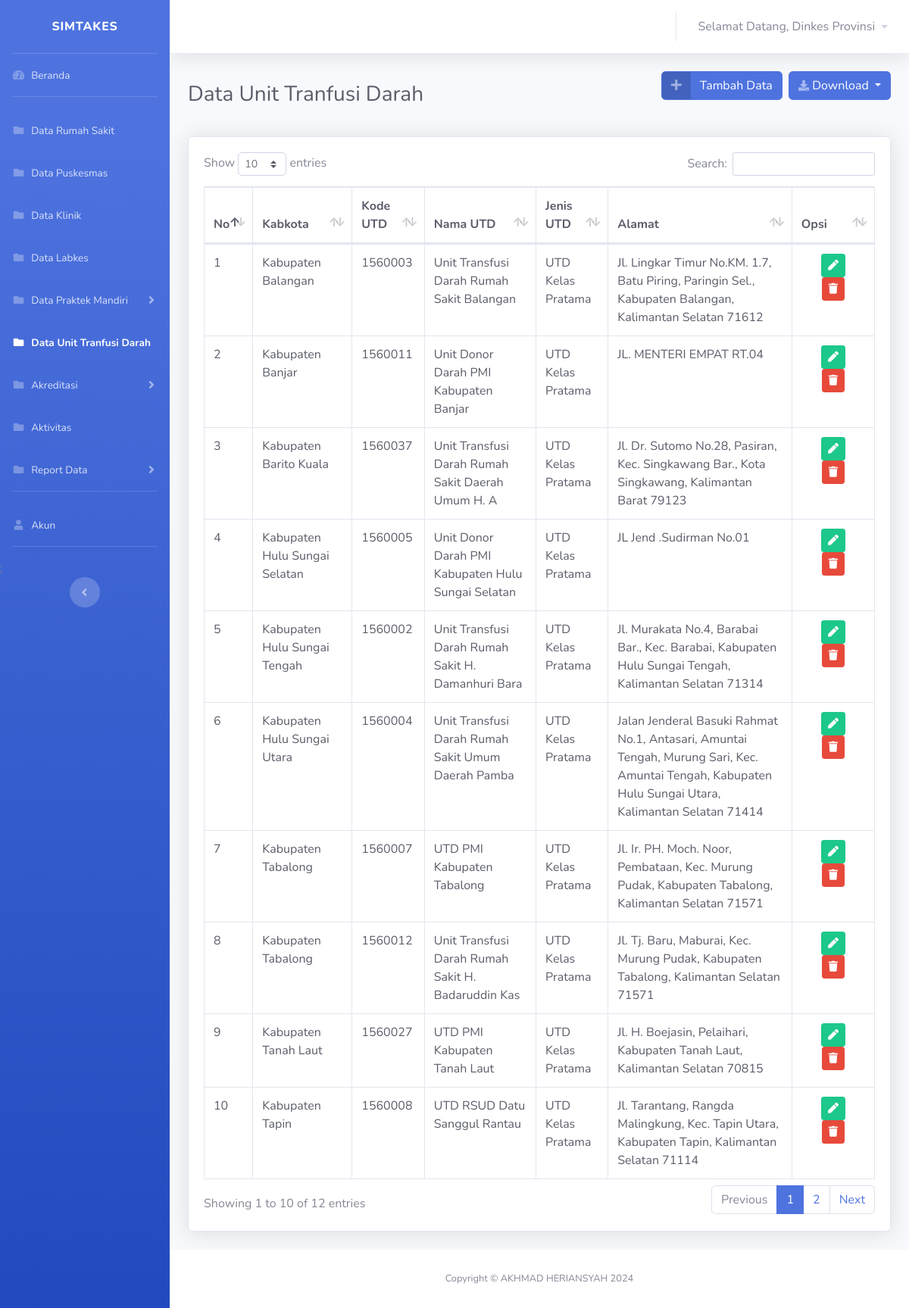
Screenshot of /views/dinkes/transfusidarah/transfusidarah.php (signed in) with the database file from the repository.
### tables this page shows
CREATE TABLE `user` (
  `id_user` int(11) NOT NULL,
  `username` varchar(30) NOT NULL,
  `nama` varchar(100) NOT NULL,
  `password` varchar(30) NOT NULL,
  `id_role` int(11) NOT NULL
);

CREATE TABLE `data_utd` (
  `idx` int(11) NOT NULL,
  `kabkota` varchar(50) NOT NULL,
  `kodeutd` varchar(50) NOT NULL,
  `namautd` varchar(50) NOT NULL,
  `jenisutd` varchar(50) NOT NULL,
  `alamat` varchar(255) NOT NULL
);

### koneksi.php (called while the page is built, shortened)
<?php
$koneksi = mysqli_connect("localhost", "root", "", "simtakes") or die(mysqli_error($koneksi));
$username = $_SESSION['username'];
$id_role = $_SESSION['id_role'];
function query($query)
{
    global $koneksi;
    $result = mysqli_query($koneksi, $query);
    $rows = [];
    while ($row = mysqli_fetch_assoc($result)) {
        $rows[] = $row;
    }
    return $rows;
}
?>

### views/dinkes/transfusidarah/transfusidarah.php (the view, shortened to what this page needs)
<?php
require '../../../koneksi.php';
$transfusi = query("SELECT * FROM data_utd ORDER BY kabkota");
if ($id_role == '15') {
    $transfusi = query("SELECT * FROM data_utd WHERE kabkota = 'Kota Banjarmasin' ORDER BY namautd");
} elseif ($id_role == '3') {
    $transfusi = query("SELECT * FROM data_utd WHERE kabkota = 'Kabupaten Balangan' ORDER BY namautd");
} elseif ($id_role == '4') {
    $transfusi = query("SELECT * FROM data_utd WHERE kabkota = 'Kabupaten Banjar' ORDER BY namautd");
} elseif ($id_role == '5') {
    $transfusi = query("SELECT * FROM data_utd WHERE kabkota = 'Kabupaten Barito Kuala' ORDER BY namautd");
} elseif ($id_role == '6') {
    $transfusi = query("SELECT * FROM data_utd WHERE kabkota = 'Kabupaten Hulu Sungai Selatan' ORDER BY namautd");
} elseif ($id_role == '7') {
    $transfusi = query("SELECT * FROM data_utd WHERE kabkota = 'Kabupaten Hulu Sungai Tengah' ORDER BY namautd");
} elseif ($id_role == '8') {
    $transfusi = query("SELECT * FROM data_utd WHERE kabkota = 'Kabupaten Hulu Sungai Utara' ORDER BY namautd");
} elseif ($id_role == '9') {
    $transfusi = query("SELECT * FROM data_utd WHERE kabkota = 'Kabupaten Kotabaru' ORDER BY namautd");
} elseif ($id_role == '10') {
    $transfusi = query("SELECT * FROM data_utd WHERE kabkota = 'Kabupaten Tabalong' ORDER BY namautd");
} elseif ($id_role == '11') {
    $transfusi = query("SELECT * FROM data_utd WHERE kabkota = 'Kabupaten Tanah Bumbu' ORDER BY namautd");
} elseif ($id_role == '12') {
    $transfusi = query("SELECT * FROM data_utd WHERE kabkota = 'Kabupaten Tanah Laut' ORDER BY namautd");
} elseif ($id_role == '13') {
    $transfusi = query("SELECT * FROM data_utd WHERE kabkota = 'Kabupaten Tapin' ORDER BY namautd");
} elseif ($id_role == '14') {
    $transfusi = query("SELECT * FROM data_utd WHERE kabkota = 'Kota Banjarbaru' ORDER BY namautd");
} elseif ($id_role == '2') {
    $transfusi = query("SELECT * FROM data_utd ORDER BY kabkota");
} else {
    echo "<script>alert('Anda harus login ulang!');
		document.location = '../../../index.php';
		</script>";
    exit();
}
?>
<!DOCTYPE html>
<html lang="en">
<head>
    <link href="../../../vendor/fontawesome-free/css/all.min.css" rel="stylesheet" type="text/css">
    <link href="../../../css/sb-admin-2.min.css" rel="stylesheet">
    <link href="../../../vendor/datatables/dataTables.bootstrap4.min.css" rel="stylesheet">
</head>
<body id="page-top">
    <div id="wrapper">
        <?php
        require '../template/sidebar.php';
        ?>
        <div id="content-wrapper" class="d-flex flex-column">
            <div id="content">
                <nav class="navbar navbar-expand navbar-light bg-white topbar mb-4 static-top shadow">
<?php
                    require '../template/navbar.php';
                    ?>
                </nav>
                <div class="container-fluid">
                    <div class="d-sm-flex align-items-center justify-content-between mb-4">
                        <h1 class="h3 mb-0 text-gray-800">Data Unit Tranfusi Darah</h1>
                        <div class="d-sm-flex align-items-center justify-content-between mb-4">
                            <a href="transfusidarah-tambah.php" class="btn btn-primary btn-icon-split">
                                            <span class="icon text-white-50">
                                                <i class="fas fa-plus"></i>
                                            </span>
                                            <span class="text">Tambah Data</span>
                            </a>&nbsp;&nbsp;
                            <div class="btn-group">
                                <button type="button" class="btn btn-primary dropdown-toggle " data-toggle="dropdown" aria-haspopup="true" aria-expanded="false"><i
                                    class="fas fa-download fa-sm text-white-50"></i>
                                    Download
                                </button>
                            </div>
                        </div>
                    </div>
                        <div class="card shadow mb-4">
                            <div class="card-body">
                                <div class="table-responsive">
                                    <table class="table table-bordered text-dark" id="dataTable" width="100%" cellspacing="0">
                                        <thead>
                                            <tr>
                                            <th>No</th>
                                            <th>Kabkota</th>
                                            <th>Kode UTD</th>
                                            <th>Nama UTD</th>
                                            <th>Jenis UTD</th>
                                            <th>Alamat</th>
                                            <th>Opsi</th>
                                            </tr>
                                        </thead>
                                        <tbody>
                                            <?php $no = 1; ?>
                                            <?php foreach ($transfusi as $tr) : ?>
                                            <tr>
                                                <td><?= $no++ ?></td>
                                                <td><?= $tr['kabkota'] ?></td>
                                                <td><?= $tr['kodeutd'] ?></td>
                                                <td><?= $tr['namautd'] ?></td>
                                                <td><?= $tr['jenisutd'] ?></td>
                                                <td><?= $tr['alamat'] ?></td>
                                                <td>
                                                <div class="container text-center">
                                                    <a href="transfusidarah-edit.php?idx=<?= $tr['idx']; ?>"class="btn btn-success btn-sm"><i class="fa fa-pen"></i></a>
                                                    <a  href="hapustransfusidarah.php?idx=<?= $tr['idx']; ?>" class="btn btn-danger btn-sm" onclick="return confirm('Apakah anda yakin ingin menghapus data Unit Transfi Darah <?= $tr['namautd']; ?> ?');"><i class="fa fa-trash"></i></a></td>
                                                </div>
                                            </tr>
                                            <?php endforeach ?>
<?php
            require '../template/footer.php';
            ?>
</body>
</html>

### views/dinkes/template/navbar.php (shortened to what this page needs)
<ul class="navbar-nav ml-auto">
                        <li class="nav-item dropdown no-arrow">
                            <a class="nav-link dropdown-toggle" href="#" id="userDropdown" role="button"
                                data-toggle="dropdown" aria-haspopup="true" aria-expanded="false">
                                <span class="mr-2 d-none d-lg-inline text-gray-600">Selamat Datang,
                                <?php $index = mysqli_query($koneksi,"SELECT nama from user where username='$username' AND id_role = '$id_role'");
                                $row = mysqli_fetch_array($index);
                                if ($row && $row["nama"] == !'') {
                                echo $row['nama'];
                                }else
                                {
                                echo "no class";
                                }
                                ?>
                                </span>
                                    <i class="fas fa-caret-down fa-sm"></i>
                            </a>
                        </li>
                    </ul>

### rows the page displays
user: nama "Dinkes Provinsi"
data_utd: kabkota "Kabupaten Balangan", kodeutd "1560003", namautd "Unit Transfusi Darah Rumah Sakit Balangan", jenisutd "UTD Kelas Pratama", alamat "Jl. Lingkar Timur No.KM. 1.7, Batu Piring, Paringin Sel., Kabupaten Balangan, Kalimantan Selatan 71612"
data_utd: kabkota "Kabupaten Banjar", kodeutd "1560011", namautd "Unit Donor Darah PMI Kabupaten Banjar", jenisutd "UTD Kelas Pratama", alamat "JL. MENTERI EMPAT RT.04"
data_utd: kabkota "Kabupaten Barito Kuala", kodeutd "1560037", namautd "Unit Transfusi Darah Rumah Sakit Daerah Umum H. A", jenisutd "UTD Kelas Pratama", alamat "Jl. Dr. Sutomo No.28, Pasiran, Kec. Singkawang Bar., Kota Singkawang, Kalimantan Barat 79123"
data_utd: kabkota "Kabupaten Hulu Sungai Selatan", kodeutd "1560005", namautd "Unit Donor Darah PMI Kabupaten Hulu Sungai Selatan", jenisutd "UTD Kelas Pratama", alamat "JL Jend .Sudirman No.01"
data_utd: kabkota "Kabupaten Hulu Sungai Tengah", kodeutd "1560002", namautd "Unit Transfusi Darah Rumah Sakit H. Damanhuri Bara", jenisutd "UTD Kelas Pratama", alamat "Jl. Murakata No.4, Barabai Bar., Kec. Barabai, Kabupaten Hulu Sungai Tengah, Kalimantan Selatan 71314"
data_utd: kabkota "Kabupaten Hulu Sungai Utara", kodeutd "1560004", namautd "Unit Transfusi Darah Rumah Sakit Umum Daerah Pamba", jenisutd "UTD Kelas Pratama", alamat "Jalan Jenderal Basuki Rahmat No.1, Antasari, Amuntai Tengah, Murung Sari, Kec. Amuntai Tengah, Kabupaten Hulu Sungai Utara, Kalimantan Selatan 71414"
data_utd: kabkota "Kabupaten Tabalong", kodeutd "1560007", namautd "UTD PMI Kabupaten Tabalong", jenisutd "UTD Kelas Pratama", alamat "Jl. Ir. PH. Moch. Noor, Pembataan, Kec. Murung Pudak, Kabupaten Tabalong, Kalimantan Selatan 71571"
data_utd: kabkota "Kabupaten Tabalong", kodeutd "1560012", namautd "Unit Transfusi Darah Rumah Sakit H. Badaruddin Kas", jenisutd "UTD Kelas Pratama", alamat "Jl. Tj. Baru, Maburai, Kec. Murung Pudak, Kabupaten Tabalong, Kalimantan Selatan 71571"
data_utd: kabkota "Kabupaten Tanah Laut", kodeutd "1560027", namautd "UTD PMI Kabupaten Tanah Laut", jenisutd "UTD Kelas Pratama", alamat "Jl. H. Boejasin, Pelaihari, Kabupaten Tanah Laut, Kalimantan Selatan 70815"
data_utd: kabkota "Kabupaten Tapin", kodeutd "1560008", namautd "UTD RSUD Datu Sanggul Rantau", jenisutd "UTD Kelas Pratama", alamat "Jl. Tarantang, Rangda Malingkung, Kec. Tapin Utara, Kabupaten Tapin, Kalimantan Selatan 71114"
